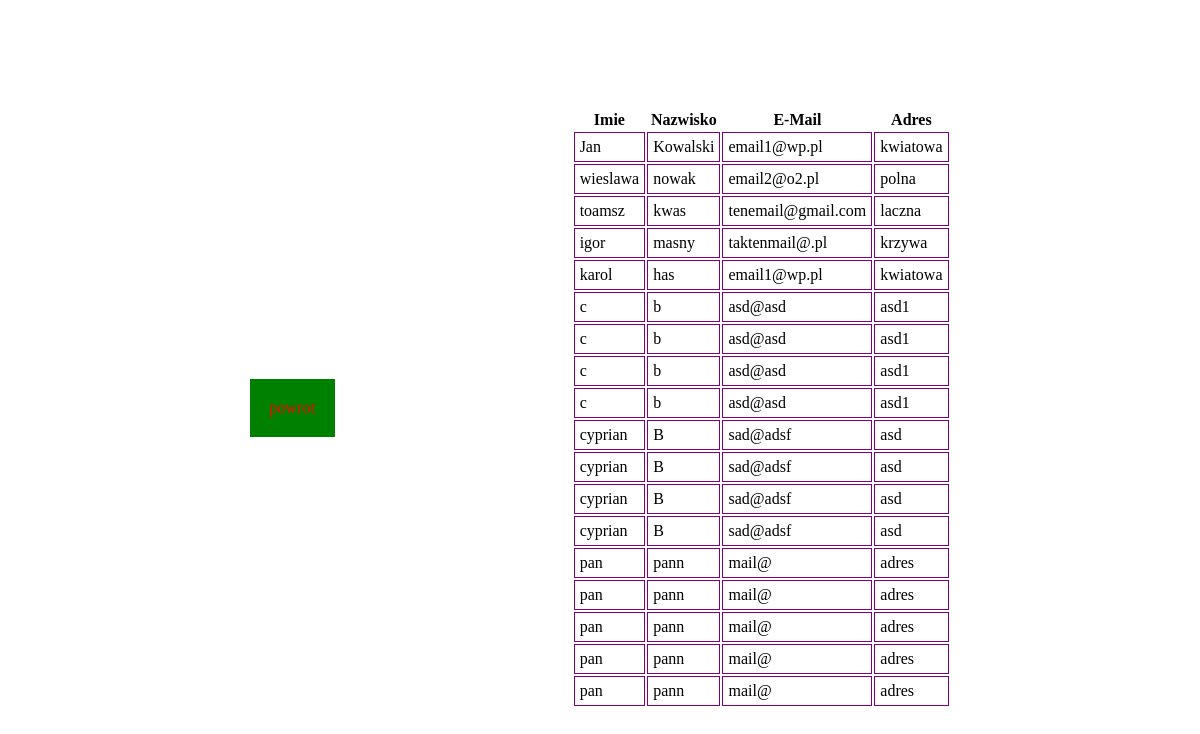
Page /view_customer.php on the earlier database version.
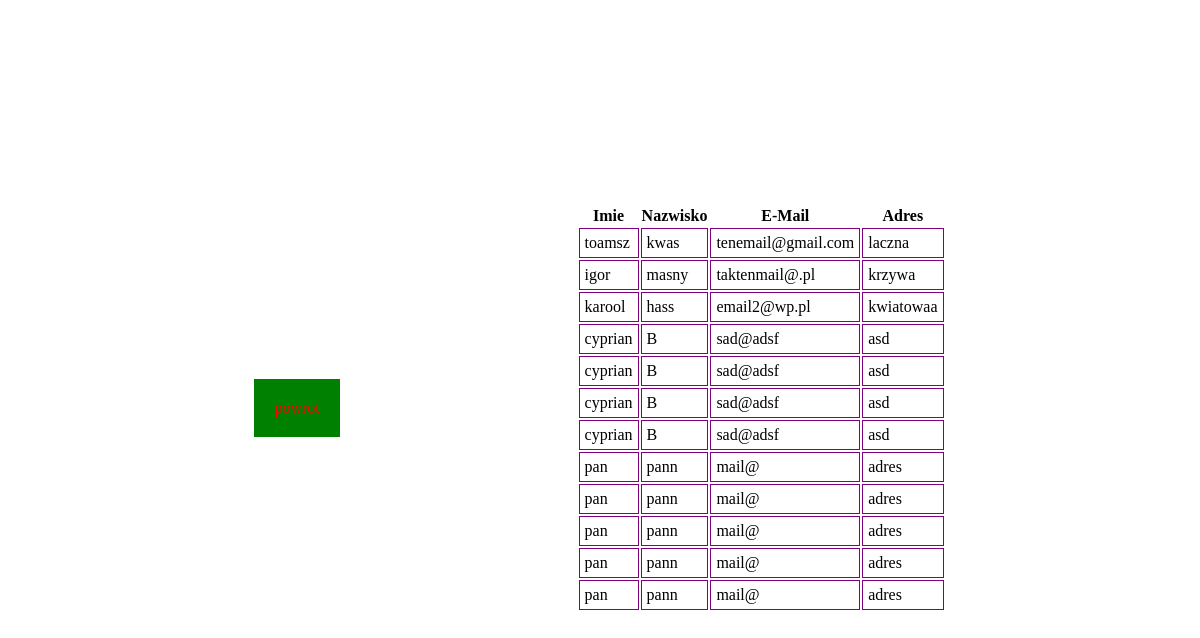
Same page on the later database version.
### tables this page shows
CREATE TABLE `customers` (
  `id` int(11) NOT NULL,
  `imie` varchar(20) DEFAULT NULL,
  `nazwisko` varchar(30) DEFAULT NULL,
  `adres` varchar(30) DEFAULT NULL,
  `e_mail` varchar(30) DEFAULT NULL
);

### view_customer.php (the view, shortened to what this page needs)
<!DOCTYPE html>
<html lang="en">
<head>
</head>
<body>
    <a href="index.html" class="powrot">powrot</a>
    <?php
        $zmiennaB = mysqli_connect("localhost", "root", "", "erpdatabase");
        $sprawdzanie = "Select imie, nazwisko, adres, e_mail from customers";
        $wysylanie = mysqli_query($zmiennaB, $sprawdzanie);
        echo "<table>";
        echo "<tr>";
        echo "<th>";
        echo "Imie";
        echo "</th>";
        echo "<th>";
        echo "Nazwisko";
        echo "</th>";
        echo "<th>";
        echo "E-Mail";
        echo "</th>";
        echo "<th>";
        echo "Adres";
        echo "</th>";
        echo "</tr>";
        while ($pobieranie = mysqli_fetch_array($wysylanie)) {
            echo "<tr>";
            echo "<td>";
            echo $pobieranie["imie"];
            echo "</td>";
            echo "<td>";
            echo $pobieranie["nazwisko"];
            echo "</td>";
            echo "<td>";
            echo $pobieranie["e_mail"];
            echo "</td>";
            echo "<td>";
            echo $pobieranie["adres"];
            echo "</td>";
            echo "</tr>";
        }
        echo "</table>"
        ?>
</body>
</html>

### view_customer.php (style rules this page uses)
.powrot { float: right; margin-right: 20%; background: green; color: red; padding: 20px; text-decoration: none; }
body { display: flex; justify-content: center; align-items: center; min-height: 100vh; }
td { padding: 5px; border: 1px solid purple; }

Differences in the rows shown:
removed customers: imie "Jan", nazwisko "Kowalski", e_mail "email1@wp.pl", adres "kwiatowa"
removed customers: imie "wieslawa", nazwisko "nowak", e_mail "email2@o2.pl", adres "polna"
removed customers: imie "c", nazwisko "b", e_mail "asd@asd", adres "asd1"
removed customers: imie "c", nazwisko "b", e_mail "asd@asd", adres "asd1"
removed customers: imie "c", nazwisko "b", e_mail "asd@asd", adres "asd1"
removed customers: imie "c", nazwisko "b", e_mail "asd@asd", adres "asd1"
changed customers: imie "karol" → "karool"; nazwisko "has" → "hass"; e_mail "email1@wp.pl" → "email2@wp.pl"; adres "kwiatowa" → "kwiatowaa"
